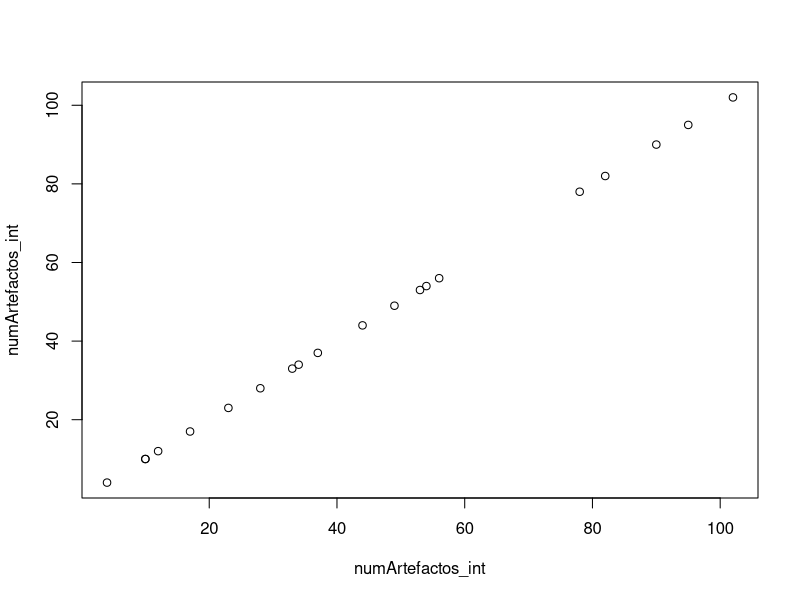

This figure's R source: (Note: this script raises an error after producing the figure.)
#Ejercicio 1
numArtefactos<-c("17", "54", "10", "34", "90", "33", "49", "82", "12", "23", "56", "78", "44", "102", "10", "53", "4", "28", "37", "95")
is.integer(numArtefactos)
#Los datos se guardan como double
numArtefactos_int<-as.integer(numArtefactos)
is.integer(numArtefactos_int)

#2
MediaNAI<-mean(numArtefactos_int)

#3
MedianaNAI<-median(numArtefactos_int)
#Mediana hace referencia al valor que divide al grupo de factores en dos grupos, teniendo el valor de la mediana la posición central.

#4
moda<-function(numArtefactos_int) { 
  u<-unique(numArtefactos_int) 
  tab<-tabulate(match(numArtefactos_int,u))
  u[tab==max(tab)]
}
Moda<-moda(numArtefactos_int)
#Para calcular la moda en numArtefactos_int, primero se emplea la funcio unique, que crea los valores unicos, es decir, hace que solo aparezca una vez cada numero. 
#Tras esto, usamos la funcion tabulate, para que nos indice la frecuencia de cada numero. 



#5
frecuencias <- table(numArtefactos_int) #1.Creamos una tabla con los vectores numericos
frecuencias.ordenada <- frecuencias[order(frecuencias, decreasing = TRUE)]#2.Ordenamos la tabla en orden decrecente
frecuencias.ordenada
moda <- frecuencias.ordenada[1] #Dado que el 10 es la moda, elegimos que solo nos muestre el primer valor.
moda  


#6
Cuartiles<-quantile(numArtefactos_int)
Cuartiles2<-as.numeric(Cuartiles)
#Los cuartiles es una medida de posicion que nos dividen los vectores en grupos de porcentajes.

#7
RI<-IQR(numArtefactos_int)
RI
# El rango intercuartilico es la resta entre el primer y el tercer cuartil. Esto nos indica donde se agrupan el 50% de los datos, aproximadamente. 

#8
range(numArtefactos_int)
#El rango es el valor maximo y minimo de nuestros datos. 
rango_artefactos<-range(numArtefactos_int)

#9
Varianza<-var(numArtefactos_int) #Forma 1
sd(numArtefactos_int)^2 #Forma 2. Ya que la varianza no es mas que la desviacion al cuadrado, lo podemos calcular asi tambien

#10
sqrt(var(numArtefactos_int)) #Forma 1
sd(numArtefactos_int) #Forma 2


#11
#La desviacion estandar es la raiz cuadrada (sqrt) de la varianza (var)


#12
plot(numArtefactos_int,numArtefactos_int)

#13
vector3<-c("21", "45", "33", "98", "34", "90", "67", "87", "45", "11", "73", "38", "28", "15", "50", "57", "12", "87", "29", "1")

#14
coef_var(numArtefactos_int)

vector3<-as.numeric(vector3)
sd(vector3)/mean(vector3)*100
#Obervamos que la desviacion de vector3 es mucho mayor que numArtefactos_int

#15
Tabla1<-table(MediaNAI,MedianaNAI,Moda,DesviacionEstandar,Varianza,RI)
View(Tabla1)   

#16
skewness(vector3)
#Esta funcion nos da informacion sobre la simetria en cuanto a la distribucion de los datos. En este caso, es una asimetrica positiva, pues el resultado es positivo
hist(vector3)
#Con ls funcion hist podemos comprobar que es positiva, ya que los mayores resultados se concentran a la izquierda del centro. 
#La diferencia entre asimetría positiva, negativa y simétrica, es la posición de la curva respecto al centro. En el caso de la asimetría positiva, la curva quedaria a la izquierda del centro; 
#en la asimetria negativa,la curva quedaría a la derecha del centro. En la simétrica, el pico álgido de la curva, coincidiria con el centro del eje x. 
#Un ejemplo de asimétrica positiva, serían los resultados de una prueba muy dificil, donde la mayoria de los resultados se concrentren en los valores mas bajos del eje x.
#Un ejemplo de asimétrica negativa, serían los resultados de una prueba muy facil, donde la mayoria de los resultados se concrentren en los valores mas altos del eje x.
#Un ejemplo de asimétrica negativa, serían los resultados de una prueba muy facil, donde la mayoria de los resultados se concrentren en los valores mas altos del eje x.
##Un ejemplo de simétrica, serían las alturas de un equipo de baloncesto, donde la mayoria de los resultados se concrentren en torno al punto central (la media)


#17
kurtosis(vector3)
#Dado que el resulado es menor de 3, nuestros datos tienden a producir menos valores atípicos y menos extremos que en una distribución normal. A este curtois se le conoce como playkurtic 
